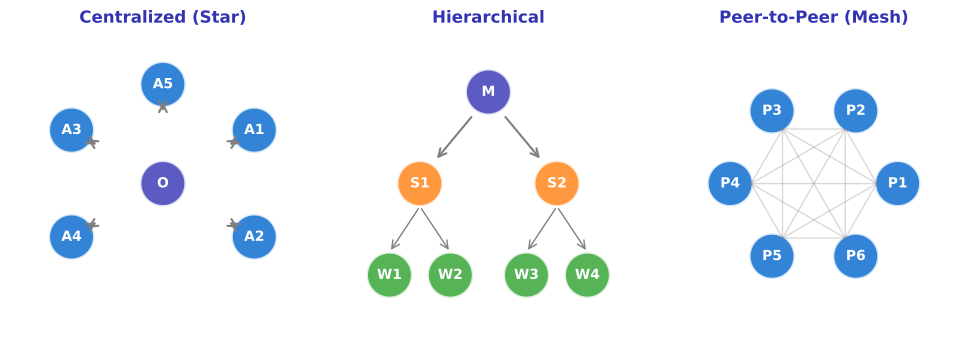

Python code for this plot:
"""
Communication Topology Diagram
Week 5 - Multi-Agent Architectures
Shows different multi-agent communication patterns
"""
import matplotlib.pyplot as plt
import matplotlib.patches as mpatches
from matplotlib.patches import FancyBboxPatch, Circle
import numpy as np
from pathlib import Path

plt.rcParams.update({
    'font.size': 14, 'axes.labelsize': 14, 'axes.titlesize': 16,
    'figure.figsize': (10, 6), 'figure.dpi': 150, 'font.family': 'sans-serif'
})

MLPURPLE = '#3333B2'
MLLAVENDER = '#ADADE0'
MLBLUE = '#0066CC'
MLORANGE = '#FF7F0E'
MLGREEN = '#2CA02C'
MLRED = '#D62728'
MLGRAY = '#7F7F7F'

fig, axes = plt.subplots(1, 3, figsize=(10, 4))

def draw_agent(ax, x, y, label, color):
    circle = Circle((x, y), 0.3, facecolor=color, edgecolor='white', linewidth=2, alpha=0.8)
    ax.add_patch(circle)
    ax.text(x, y, label, ha='center', va='center', fontsize=10, fontweight='bold', color='white')

# Topology 1: Centralized (Star)
ax1 = axes[0]
ax1.set_xlim(-2, 2)
ax1.set_ylim(-2, 2)
ax1.set_aspect('equal')
ax1.axis('off')
ax1.set_title('Centralized (Star)', fontsize=12, fontweight='bold', color=MLPURPLE)

# Central orchestrator
draw_agent(ax1, 0, 0, 'O', MLPURPLE)
# Worker agents
positions = [(1.2, 0.7), (1.2, -0.7), (-1.2, 0.7), (-1.2, -0.7), (0, 1.3)]
for i, (x, y) in enumerate(positions):
    draw_agent(ax1, x, y, f'A{i+1}', MLBLUE)
    ax1.annotate('', xy=(x*0.7, y*0.7), xytext=(x*0.85, y*0.85),
                arrowprops=dict(arrowstyle='<->', color=MLGRAY, lw=1.5))

# Topology 2: Hierarchical
ax2 = axes[1]
ax2.set_xlim(-2, 2)
ax2.set_ylim(-2, 2)
ax2.set_aspect('equal')
ax2.axis('off')
ax2.set_title('Hierarchical', fontsize=12, fontweight='bold', color=MLPURPLE)

# Top level
draw_agent(ax2, 0, 1.2, 'M', MLPURPLE)
# Middle level
draw_agent(ax2, -0.9, 0, 'S1', MLORANGE)
draw_agent(ax2, 0.9, 0, 'S2', MLORANGE)
# Bottom level
for i, x in enumerate([-1.3, -0.5, 0.5, 1.3]):
    draw_agent(ax2, x, -1.2, f'W{i+1}', MLGREEN)

# Arrows
ax2.annotate('', xy=(-0.7, 0.3), xytext=(-0.2, 0.9),
            arrowprops=dict(arrowstyle='->', color=MLGRAY, lw=1.5))
ax2.annotate('', xy=(0.7, 0.3), xytext=(0.2, 0.9),
            arrowprops=dict(arrowstyle='->', color=MLGRAY, lw=1.5))
for x1, x2 in [(-1.3, -0.9), (-0.5, -0.9), (0.5, 0.9), (1.3, 0.9)]:
    ax2.annotate('', xy=(x1, -0.9), xytext=(x2, -0.3),
                arrowprops=dict(arrowstyle='->', color=MLGRAY, lw=1))

# Topology 3: Peer-to-Peer (Mesh)
ax3 = axes[2]
ax3.set_xlim(-2, 2)
ax3.set_ylim(-2, 2)
ax3.set_aspect('equal')
ax3.axis('off')
ax3.set_title('Peer-to-Peer (Mesh)', fontsize=12, fontweight='bold', color=MLPURPLE)

# All agents at same level
angles = np.linspace(0, 2*np.pi, 6, endpoint=False)
mesh_positions = [(1.1*np.cos(a), 1.1*np.sin(a)) for a in angles]

for i, (x, y) in enumerate(mesh_positions):
    draw_agent(ax3, x, y, f'P{i+1}', MLBLUE)

# Connect all pairs (mesh)
for i, (x1, y1) in enumerate(mesh_positions):
    for j, (x2, y2) in enumerate(mesh_positions):
        if i < j:
            ax3.plot([x1*0.75, x2*0.75], [y1*0.75, y2*0.75],
                    color=MLGRAY, alpha=0.3, lw=1)

plt.tight_layout()
plt.savefig(Path(__file__).parent / 'chart.pdf', dpi=300, bbox_inches='tight',
            facecolor='white', edgecolor='none')
plt.close()
print(f"Chart saved to {Path(__file__).parent / 'chart.pdf'}")
